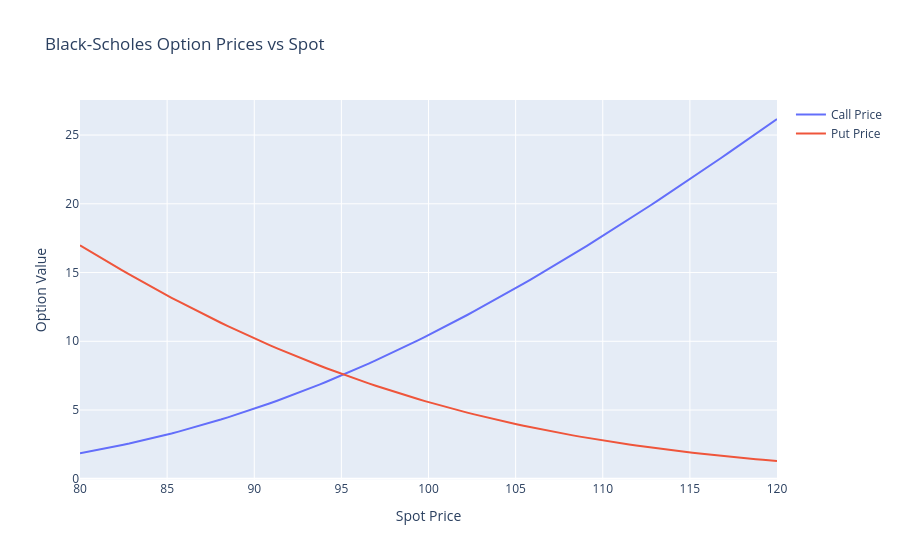
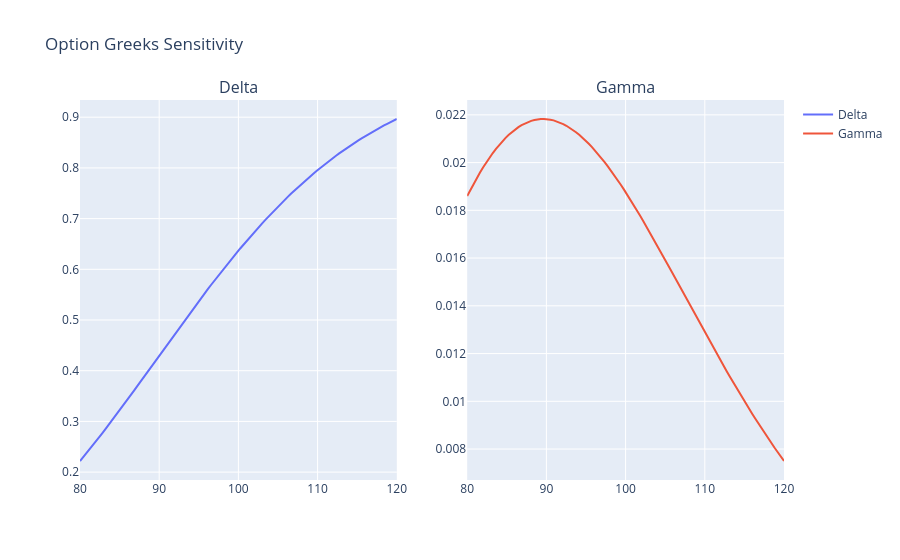

Notebook source saved alongside these figures, in order:
### Markdown cell above
## 1. Derivatives Pricing: Black-Scholes & Greeks
The Black-Scholes model calculates the theoretical price of European options by modeling the underlying asset as a geometric Brownian motion. It is used to derive Greeks, which measure how sensitive an option's price is to changes in spot price, time, and volatility.

### Code cell
from quant_risk_core.market_risk.pricing import BlackScholesEngine

S = np.linspace(80, 120, 100)
K, T, r, sigma = 100, 1.0, 0.05, 0.2

calls = BlackScholesEngine.calculate_prices(S, K, T, r, sigma, 'call')
puts = BlackScholesEngine.calculate_prices(S, K, T, r, sigma, 'put')

fig_bs = go.Figure()
fig_bs.add_trace(go.Scatter(x=S, y=calls, name='Call Price'))
fig_bs.add_trace(go.Scatter(x=S, y=puts, name='Put Price'))
fig_bs.update_layout(title='Black-Scholes Option Prices vs Spot', xaxis_title='Spot Price', yaxis_title='Option Value')
fig_bs.show()

# Sensitivity Analysis: Greeks
greeks = [BlackScholesEngine.calculate_greeks(s, K, T, r, sigma) for s in S]
deltas = [g['Delta'] for g in greeks]
gammas = [g['Gamma'] for g in greeks]

fig_greeks = make_subplots(rows=1, cols=2, subplot_titles=('Delta', 'Gamma'))
fig_greeks.add_trace(go.Scatter(x=S, y=deltas, name='Delta'), row=1, col=1)
fig_greeks.add_trace(go.Scatter(x=S, y=gammas, name='Gamma'), row=1, col=2)
fig_greeks.update_layout(title='Option Greeks Sensitivity')
fig_greeks.show()
